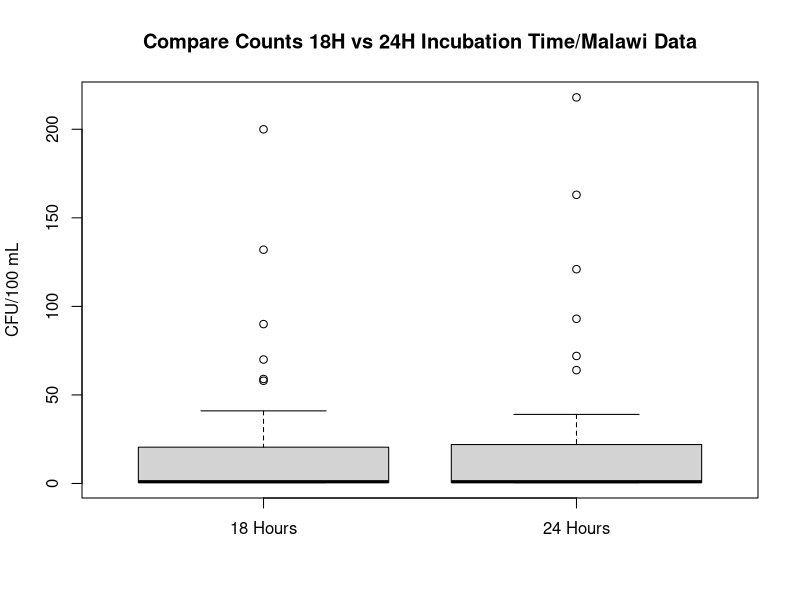

Recreate this plot in R.
## ---- chunk 1
knitr::opts_chunk$set(echo = TRUE)

# Initialize Libraries
rm(list = ls())
library(tidyverse)


# Read in CSV
data = read_csv("Inputs/Enumerators_v_Experienced_Counts.csv", skip = 0)
## ---- chunk 2
#Paired T-test to compare enumreators' counts to my counts
#UNICEF - Malawi fieldwork
#Last modified: APril 30, 2019 CZ

data_x = data$Enumerator
data_y = data$Experienced


#T-test
t.test(data_x, data_y, paired = TRUE, alternative = "two.sided")



#Plot results
boxplot(data_x, data_y, 
        names = c("18 Hours", "24 Hours"), 
        ylab = "CFU/100 mL", 
        main = "Compare Counts 18H vs 24H Incubation Time/Malawi Data" )

#count number of data points
length(data_x)

